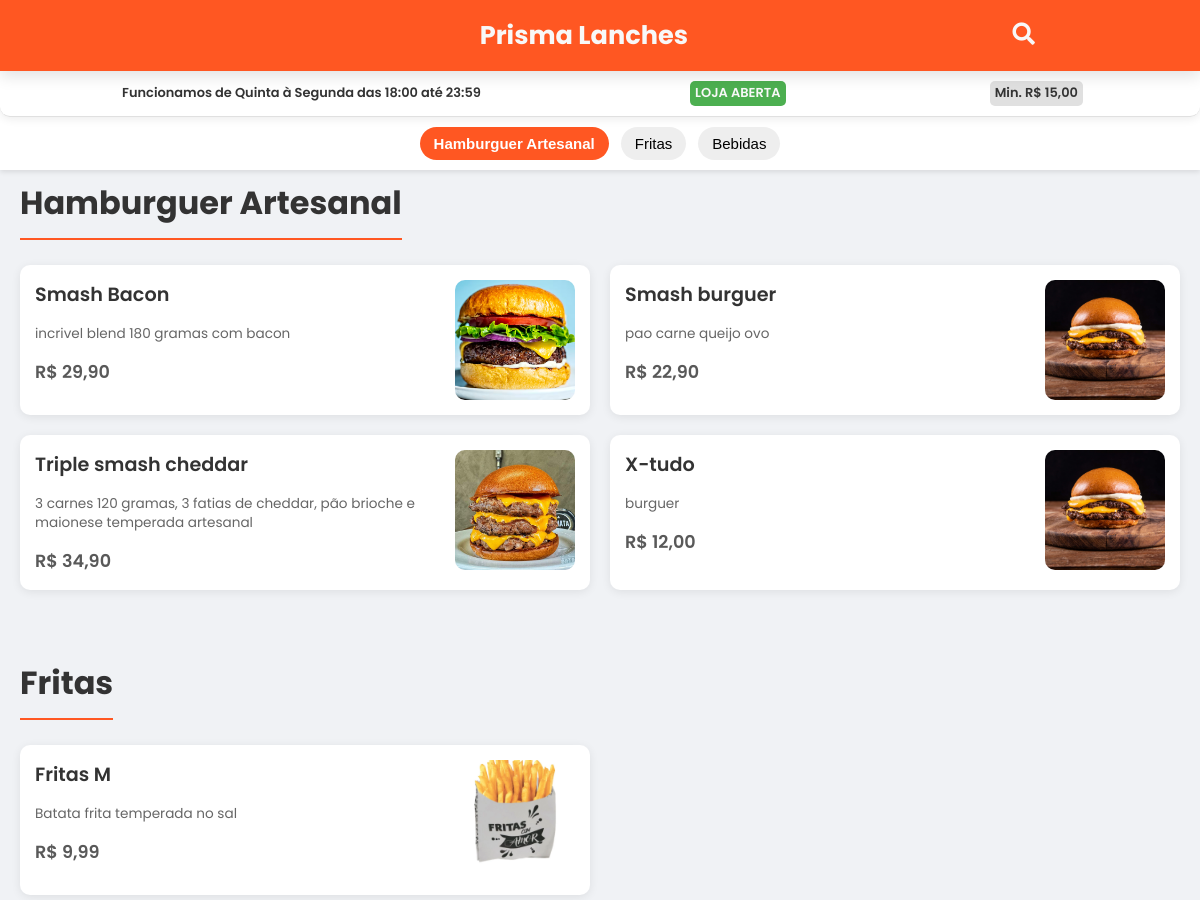
Before: / (upper part) with the older database file.
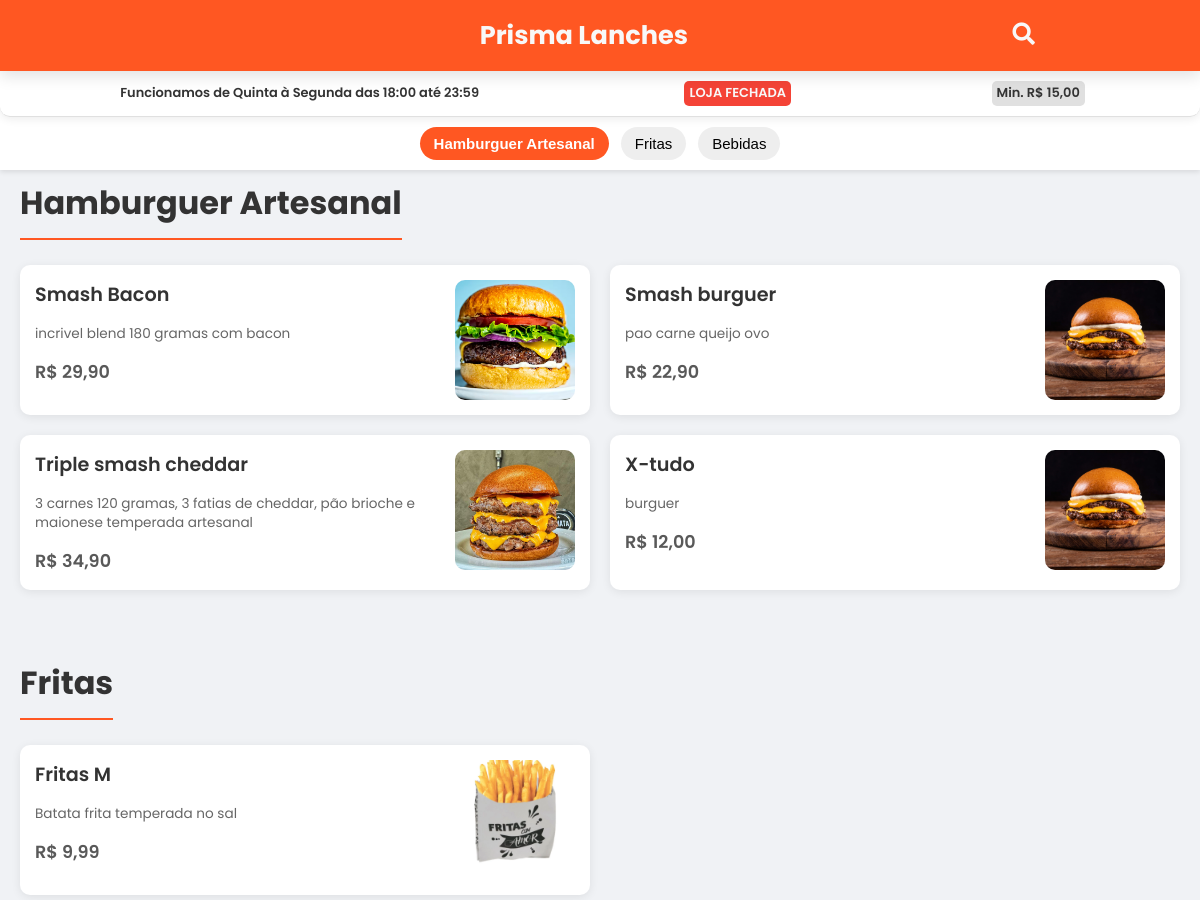
After: the same page with the newer database file.
### tables this page shows
CREATE TABLE `configuracoes_loja` (
  `id` int(11) NOT NULL,
  `nome_hamburgueria` varchar(255) NOT NULL,
  `horario_funcionamento` varchar(255) DEFAULT NULL,
  `pedido_minimo` decimal(10,2) DEFAULT NULL,
  `hora_abertura` time DEFAULT '00:00:00',
  `hora_fechamento` time DEFAULT '23:59:59',
  `dias_abertura` varchar(255) DEFAULT '1,2,3,4,5,6,7',
  `taxa_entrega` decimal(10,2) DEFAULT 0.00
);

### index.php (the view, shortened to what the changed rows need)
<?php
include 'includes/conexao.php';
$nome_hamburgueria = "Minha Hamburgueria";
$horario_funcionamento_descricao = "Horário não definido";
$pedido_minimo_valor = "0,00";
$hora_abertura_db = "00:00:00";
$hora_fechamento_db = "23:59:59";
$dias_abertura_db = "";
$sqlConfig = "SELECT nome_hamburgueria, horario_funcionamento, pedido_minimo, hora_abertura, hora_fechamento, dias_abertura FROM configuracoes_loja WHERE id = 1";
$resultConfig = $conn->query($sqlConfig);
if ($resultConfig && $resultConfig->num_rows > 0) {
    $config = $resultConfig->fetch_assoc();
    $nome_hamburgueria = htmlspecialchars($config['nome_hamburgueria']);
    $horario_funcionamento_descricao = htmlspecialchars($config['horario_funcionamento']);
    $pedido_minimo_valor = htmlspecialchars(number_format($config['pedido_minimo'], 2, ',', '.'));
    $hora_abertura_db = $config['hora_abertura'];
    $hora_fechamento_db = $config['hora_fechamento'];
    $dias_abertura_db = $config['dias_abertura'];
}
$current_time = new DateTime();
$current_day_of_week = (int)$current_time->format('N');
$loja_status = "Loja Fechada";
$loja_status_class = "fechada";
$dias_abertos_array = explode(',', $dias_abertura_db);
if (in_array($current_day_of_week, $dias_abertos_array)) {
    $open_time = DateTime::createFromFormat('H:i:s', $hora_abertura_db);
    $close_time = DateTime::createFromFormat('H:i:s', $hora_fechamento_db);
    if ($close_time < $open_time) {
        if ($current_time->format('H:i:s') >= $open_time->format('H:i:s') || $current_time->format('H:i:s') < $close_time->format('H:i:s')) {
            $loja_status = "Loja Aberta";
            $loja_status_class = "aberta";
        }
    } else {
        if ($current_time->format('H:i:s') >= $open_time->format('H:i:s') && $current_time->format('H:i:s') < $close_time->format('H:i:s')) {
            $loja_status = "Loja Aberta";
            $loja_status_class = "aberta";
        }
    }
}
$sqlCategorias = "SELECT id, nome FROM categorias ORDER BY ordem ASC, nome ASC";
$resultCategorias = $conn->query($sqlCategorias);
$categorias = [];
if ($resultCategorias) {
    while ($cat = $resultCategorias->fetch_assoc()) {
        $categorias[] = $cat;
    }
}
$sqlProdutos = "SELECT id, id_categoria, nome, descricao, preco, ativo, imagem, controla_estoque, estoque FROM produtos ORDER BY id_categoria, nome";
$resultProdutos = $conn->query($sqlProdutos);
$produtosPorCategoria = [];
if ($resultProdutos) {
    while ($produto = $resultProdutos->fetch_assoc()) {
        $produtosPorCategoria[$produto['id_categoria']][] = $produto;
    }
}
?>
<!DOCTYPE html>
<html lang="pt-BR">
<head>
    <link rel="stylesheet" href="public/css/cardapio.css" />
    <link rel="stylesheet" href="https://cdnjs.cloudflare.com/ajax/libs/font-awesome/5.15.4/css/all.min.css">
</head>
<body>
<div class="page-header-fixed">
<header class="top-bar">
    <div class="top-bar-content">
        <div class="restaurant-name"><?= $nome_hamburgueria ?></div>
        <div class="top-bar-icons">
            <button class="search-icon" aria-label="Buscar"><i class="fas fa-search"></i></button>
        </div>
    </div>
</header>
<div class="store-info-bar">
    <span class="store-info-description"><?= $horario_funcionamento_descricao ?></span>
    <span class="store-status-text <?= $loja_status_class ?>"><?= $loja_status ?></span>
    <span class="min-order-text">Min. R$ <?= $pedido_minimo_valor ?></span>
</div>
</div>
<main class="main-content-area">
    <?php if (empty($categorias)): ?>
        <p class="no-content-message">Nenhuma categoria cadastrada ainda.</p>
    <?php else: ?>
        <?php foreach ($categorias as $categoria): ?>
            <?php
            $produtosDaCategoria = $produtosPorCategoria[$categoria['id']] ?? [];
            if (!empty($produtosDaCategoria)):
            ?>
                <section class="category-section" data-category-id="<?= htmlspecialchars($categoria['id']) ?>">
                    <h2 class="category-title"><?= htmlspecialchars($categoria['nome']) ?></h2>
                </section>
            <?php endif; ?>
        <?php endforeach; ?>
    <?php endif; ?>
</main>
</body>
</html>

Changed rows visible on the page:
changed configuracoes_loja "Prisma Lanches": loja_status "LOJA ABERTA" → (not shown)
Other visible differences:
$loja_status: (not shown) → "LOJA FECHADA"
